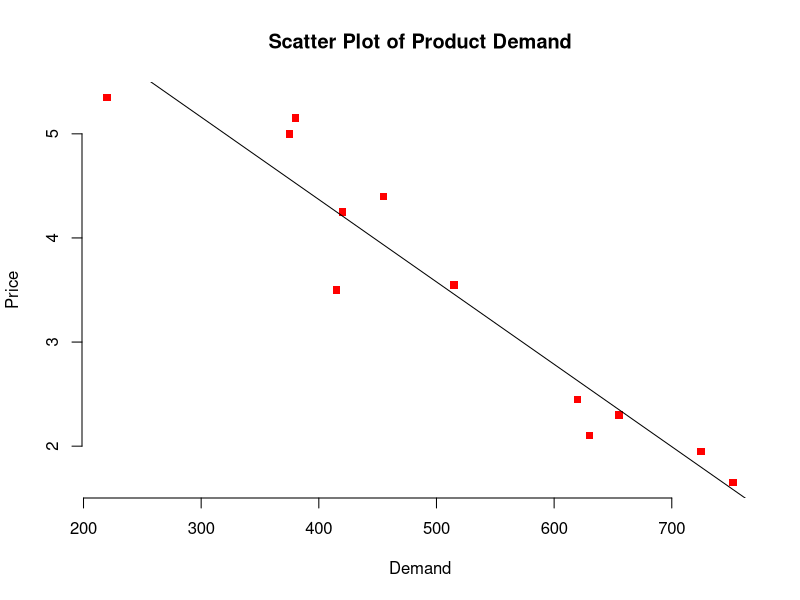
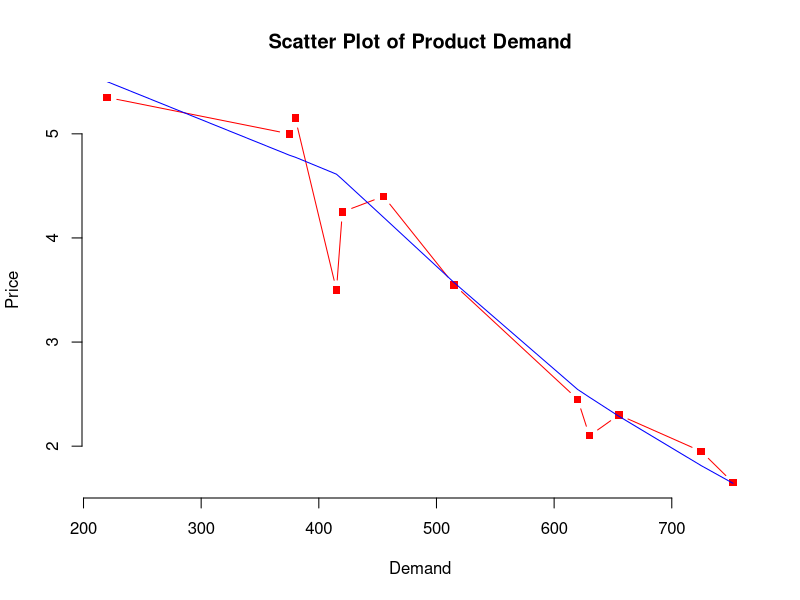

Source code (R) for these figures, in order:
# 4.1 Simple Linear Regression

d <- c(220, 375, 380, 415, 420, 455, 515, 620, 630, 655, 725, 752)

x <-
  c(5.35,
    5.00,
    5.15,
    3.50,
    4.25,
    4.40,
    3.55,
    2.45,
    2.10,
    2.30,
    1.95,
    1.65)

plot(
  d,
  x,
  main = "Scatter Plot of Product Demand",
  xlab = "Demand",
  ylab = "Price",
  pch = 15,
  frame = FALSE, col="red"
)

abline(lm(x~d)) #linear model

# 4.2 Local regression

d <- c(220, 375, 380, 415, 420, 455, 515, 620, 630, 655, 725, 752)

x <-
  c(5.35,
    5.00,
    5.15,
    3.50,
    4.25,
    4.40,
    3.55,
    2.45,
    2.10,
    2.30,
    1.95,
    1.65)

plot(
  d,
  x,
  main = "Scatter Plot of Product Demand",
  xlab = "Demand",
  ylab = "Price",
  pch = 15,
  frame = FALSE,
  type = "b",
  lty = 1,
  col="red"
)

lines(lowess(d,x), col="blue")